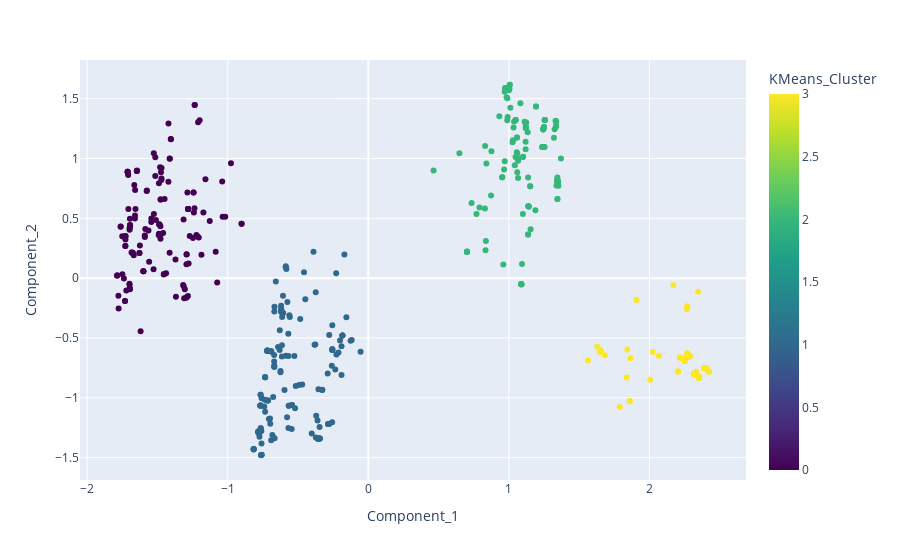

The cell this chart's notebook holds for it:
### Code cell
px.scatter(pca_nombres, x="Component_1", y="Component_2", color="KMeans_Cluster", color_continuous_scale=px.colors.sequential.Viridis)

### Figure 1 — Plotly figure (JSON) as saved in the notebook; plotly's stock layout.template omitted (floating-point values rounded to 4 significant figures; data arrays with more than 128 entries replaced by an {"elided": "..."} marker saying what was removed)
{"data": [{"hovertemplate": "Component_1=%{x}<br>Component_2=%{y}<br>KMeans_Cluster=%{marker.color}<extra></extra>", "legendgroup": "", "marker": {"color": {"elided": "499 int values"}, "coloraxis": "coloraxis", "symbol": "circle"}, "mode": "markers", "name": "", "orientation": "v", "showlegend": false, "type": "scatter", "x": {"elided": "499 float values"}, "xaxis": "x", "y": {"elided": "499 float values"}, "yaxis": "y"}], "layout": {"coloraxis": {"colorbar": {"title": {"text": "KMeans_Cluster"}}, "colorscale": [[0, "#440154"], [0.1111, "#482878"], [0.2222, "#3e4989"], [0.3333, "#31688e"], [0.4444, "#26828e"], [0.5556, "#1f9e89"], [0.6667, "#35b779"], [0.7778, "#6ece58"], [0.8889, "#b5de2b"], [1, "#fde725"]]}, "legend": {"tracegroupgap": 0}, "margin": {"t": 60}, "xaxis": {"anchor": "y", "domain": [0, 1], "title": {"text": "Component_1"}}, "yaxis": {"anchor": "x", "domain": [0, 1], "title": {"text": "Component_2"}}}}
